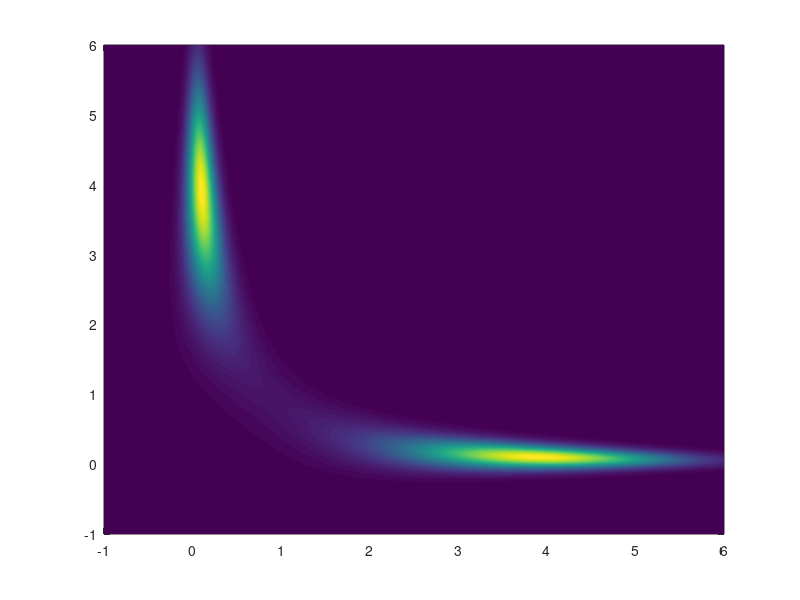

Recreate this plot in MATLAB. (Note: this script raises an error after producing the figure.)
% MCMC (Hamiltonian Monte Carlo) example for sampling from a banana distribution
% http://www.stat.columbia.edu/~gelman/research/published/GelmanMeng1991
%   Author: Maani Ghaffari Jadidi
%   Date:   04/27/2020

clc; clear; close all

% banana distribution, play with A, B, C1, and C2 to get different shapes
A = 5; B = 1; C1 = 4; C2 = 4;
f = @(x1,x2) exp(-0.5 * (A * x1.^2 .* x2.^2 + x1.^2 + x2.^2 ...
    - 2 * B * x1 .* x2 - 2 * C1 * x1 - 2 * C2 * x2) );

[X1,X2] = meshgrid(-1:0.01:6);
Z = f(X1,X2);
figure;
pcolor(X1,X2,Z), shading interp
% contour(X1,X2,Z)


% HMC 
% We construct the Hamintonian; The total energy of the system is the
% sum of its potential, E(z) = -log(f(z(1),z(2))), and kinetic, K(r) =
% 0.5*r'*r , energies.
H = @(z,r) -log(f(z(1),z(2))) + 0.5*r'*r;

% We need the Jacobian of E for the leapfrog integration
% syms x1 x2 A B C1 C2 real
% E = (A * x1.^2 .* x2.^2 + x1.^2 + x2.^2 - 2 * B * x1 .* x2 - 2 * C1 * x1 - 2 * C2 * x2);
% J = jacobian(E,[x1;x2])';
J = @(x1,x2) [2*A*x1*x2^2 - 2*B*x2 - 2*C1 + 2*x1; 2*A*x2*x1^2 - 2*B*x1 - 2*C2 + 2*x2];

rejected = 0;
accepted = 0;
Max_iter = 100000;

% proposal distribution
r = zeros(2,1);
prop_cov = diag([1, 1]); 
prop_L = chol(prop_cov, 'lower');
x = zeros(2,1);
sample = [];

for i = 1:Max_iter
   % draw a random momentom from the proposal distribution
   r_new = r + prop_L * randn(2,1);
   % take a leapfrog step
   [x_new, r_new] = leapfrog_integration(x, r_new, J);
   
   % accept with probability A
   u = rand;
   A = min(1, exp(H(x, r) - H(x_new, r_new)));
   if A > u % accept
       x = x_new;
       r = r_new;
       sample = [sample, x];
       accepted = accepted + 1;
   else
       rejected = rejected + 1;
   end    
end


% plot
figure;
hist3(sample','Nbins',[30 30],'CDataMode','auto','FaceColor','interp')
view(0,90)

disp(['Accept ratio:  ', num2str(accepted/Max_iter)])
disp(['Reject ratio:  ', num2str(rejected/Max_iter)])


function [z_new, r_new] = leapfrog_integration(z,r, J)
e = 0.1;
r_half = r - e/2 * J(z(1),z(2));
z_new = z + e * r_half;
r_new = r_half - e/2 * J(z_new(1),z_new(2));
end
